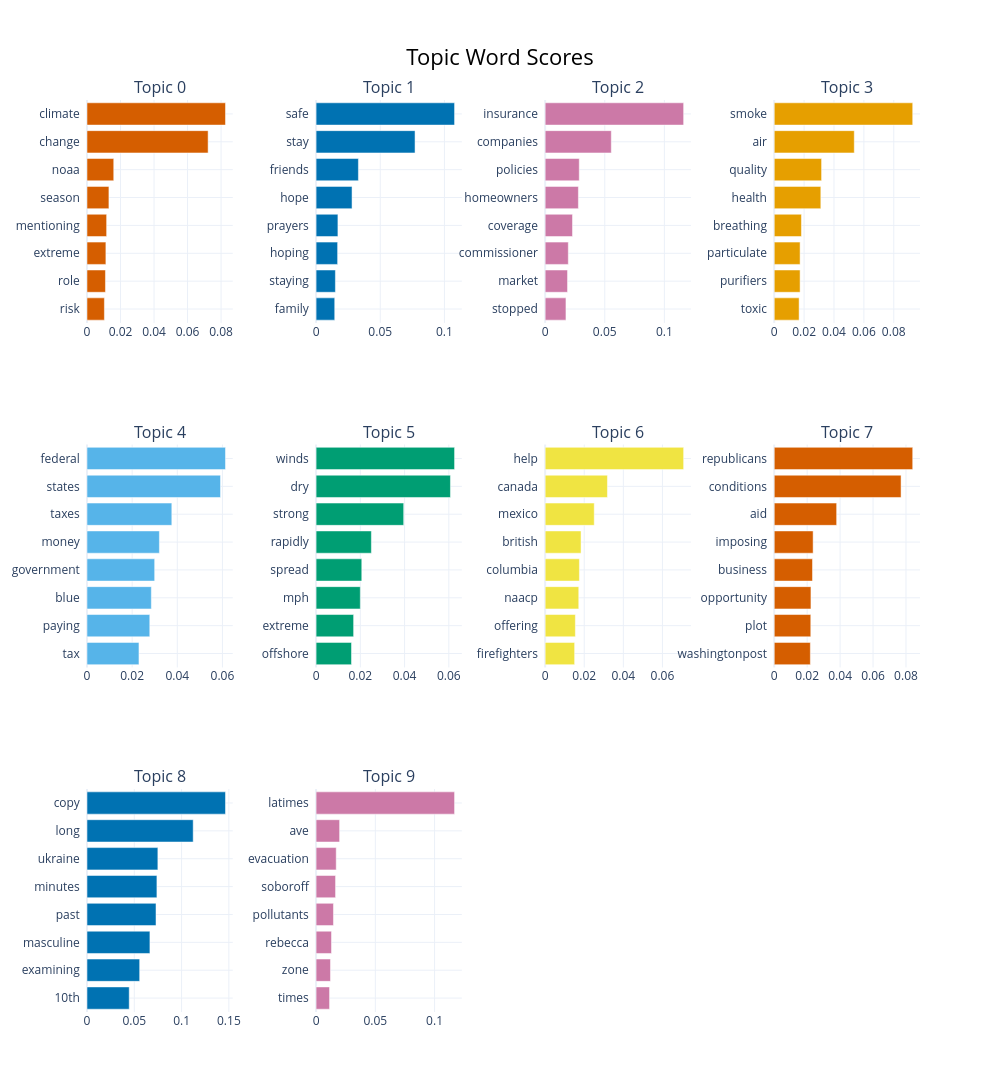

Source (notebook cell):
### Code cell
# Visualize overall topics - Bar chart
if topic_model_all is not None:
    fig = topic_model_all.visualize_barchart(top_n_topics=10, n_words=8, height=400)
    fig.write_html(str(OUTPUT_DIR / "overall_topics_barchart.html"))
    fig.show()

### Figure 1 — Plotly figure (JSON) as saved in the notebook; plotly's stock layout.template omitted (floating-point values rounded to 4 significant figures)
{"data": [{"marker": {"color": "#D55E00"}, "orientation": "h", "type": "bar", "x": [0.01038, 0.01101, 0.01127, 0.01171, 0.01308, 0.01596, 0.07227, 0.08263], "xaxis": "x", "y": ["risk  ", "role  ", "extreme  ", "mentioning  ", "season  ", "noaa  ", "change  ", "climate  "], "yaxis": "y"}, {"marker": {"color": "#0072B2"}, "orientation": "h", "type": "bar", "x": [0.01453, 0.01506, 0.01678, 0.01701, 0.02802, 0.03298, 0.07711, 0.1079], "xaxis": "x2", "y": ["family  ", "staying  ", "hoping  ", "prayers  ", "hope  ", "friends  ", "stay  ", "safe  "], "yaxis": "y2"}, {"marker": {"color": "#CC79A7"}, "orientation": "h", "type": "bar", "x": [0.01745, 0.01877, 0.01942, 0.02294, 0.02788, 0.02861, 0.05548, 0.1162], "xaxis": "x3", "y": ["stopped  ", "market  ", "commissioner  ", "coverage  ", "homeowners  ", "policies  ", "companies  ", "insurance  "], "yaxis": "y3"}, {"marker": {"color": "#E69F00"}, "orientation": "h", "type": "bar", "x": [0.01666, 0.01731, 0.01731, 0.01822, 0.03119, 0.0317, 0.05358, 0.09268], "xaxis": "x4", "y": ["toxic  ", "purifiers  ", "particulate  ", "breathing  ", "health  ", "quality  ", "air  ", "smoke  "], "yaxis": "y4"}, {"marker": {"color": "#56B4E9"}, "orientation": "h", "type": "bar", "x": [0.02302, 0.02781, 0.02851, 0.02998, 0.03207, 0.03758, 0.05915, 0.06135], "xaxis": "x5", "y": ["tax  ", "paying  ", "blue  ", "government  ", "money  ", "taxes  ", "states  ", "federal  "], "yaxis": "y5"}, {"marker": {"color": "#009E73"}, "orientation": "h", "type": "bar", "x": [0.01601, 0.01697, 0.01999, 0.02065, 0.025, 0.03961, 0.06073, 0.0626], "xaxis": "x6", "y": ["offshore  ", "extreme  ", "mph  ", "spread  ", "rapidly  ", "strong  ", "dry  ", "winds  "], "yaxis": "y6"}, {"marker": {"color": "#F0E442"}, "orientation": "h", "type": "bar", "x": [0.01508, 0.01545, 0.0172, 0.01752, 0.01836, 0.02512, 0.03187, 0.07085], "xaxis": "x7", "y": ["firefighters  ", "offering  ", "naacp  ", "columbia  ", "british  ", "mexico  ", "canada  ", "help  "], "yaxis": "y7"}, {"marker": {"color": "#D55E00"}, "orientation": "h", "type": "bar", "x": [0.02193, 0.0222, 0.0223, 0.02324, 0.02362, 0.0379, 0.07701, 0.08408], "xaxis": "x8", "y": ["washingtonpost  ", "plot  ", "opportunity  ", "business  ", "imposing  ", "aid  ", "conditions  ", "republicans  "], "yaxis": "y8"}, {"marker": {"color": "#0072B2"}, "orientation": "h", "type": "bar", "x": [0.04464, 0.05569, 0.06652, 0.07296, 0.07392, 0.07492, 0.1123, 0.1464], "xaxis": "x9", "y": ["10th  ", "examining  ", "masculine  ", "past  ", "minutes  ", "ukraine  ", "long  ", "copy  "], "yaxis": "y9"}, {"marker": {"color": "#CC79A7"}, "orientation": "h", "type": "bar", "x": [0.01138, 0.01216, 0.01302, 0.01466, 0.01644, 0.017, 0.01985, 0.1169], "xaxis": "x10", "y": ["times  ", "zone  ", "rebecca  ", "pollutants  ", "soboroff  ", "evacuation  ", "ave  ", "latimes  "], "yaxis": "y10"}], "layout": {"annotations": [{"font": {"size": 16}, "showarrow": false, "text": "Topic 0", "x": 0.0875, "xanchor": "center", "xref": "paper", "y": 1, "yanchor": "bottom", "yref": "paper"}, {"font": {"size": 16}, "showarrow": false, "text": "Topic 1", "x": 0.3625, "xanchor": "center", "xref": "paper", "y": 1, "yanchor": "bottom", "yref": "paper"}, {"font": {"size": 16}, "showarrow": false, "text": "Topic 2", "x": 0.6375, "xanchor": "center", "xref": "paper", "y": 1, "yanchor": "bottom", "yref": "paper"}, {"font": {"size": 16}, "showarrow": false, "text": "Topic 3", "x": 0.9125, "xanchor": "center", "xref": "paper", "y": 1, "yanchor": "bottom", "yref": "paper"}, {"font": {"size": 16}, "showarrow": false, "text": "Topic 4", "x": 0.0875, "xanchor": "center", "xref": "paper", "y": 0.6222, "yanchor": "bottom", "yref": "paper"}, {"font": {"size": 16}, "showarrow": false, "text": "Topic 5", "x": 0.3625, "xanchor": "center", "xref": "paper", "y": 0.6222, "yanchor": "bottom", "yref": "paper"}, {"font": {"size": 16}, "showarrow": false, "text": "Topic 6", "x": 0.6375, "xanchor": "center", "xref": "paper", "y": 0.6222, "yanchor": "bottom", "yref": "paper"}, {"font": {"size": 16}, "showarrow": false, "text": "Topic 7", "x": 0.9125, "xanchor": "center", "xref": "paper", "y": 0.6222, "yanchor": "bottom", "yref": "paper"}, {"font": {"size": 16}, "showarrow": false, "text": "Topic 8", "x": 0.0875, "xanchor": "center", "xref": "paper", "y": 0.2444, "yanchor": "bottom", "yref": "paper"}, {"font": {"size": 16}, "showarrow": false, "text": "Topic 9", "x": 0.3625, "xanchor": "center", "xref": "paper", "y": 0.2444, "yanchor": "bottom", "yref": "paper"}], "height": 1200, "hoverlabel": {"bgcolor": "white", "font": {"family": "Rockwell", "size": 16}}, "showlegend": false, "title": {"font": {"color": "Black", "size": 22}, "text": "Topic Word Scores", "x": 0.5, "xanchor": "center", "yanchor": "top"}, "width": 1000, "xaxis": {"anchor": "y", "domain": [0, 0.175], "showgrid": true}, "xaxis10": {"anchor": "y10", "domain": [0.275, 0.45], "showgrid": true}, "xaxis11": {"anchor": "y11", "domain": [0.55, 0.725], "showgrid": true}, "xaxis12": {"anchor": "y12", "domain": [0.825, 1], "showgrid": true}, "xaxis2": {"anchor": "y2", "domain": [0.275, 0.45], "showgrid": true}, "xaxis3": {"anchor": "y3", "domain": [0.55, 0.725], "showgrid": true}, "xaxis4": {"anchor": "y4", "domain": [0.825, 1], "showgrid": true}, "xaxis5": {"anchor": "y5", "domain": [0, 0.175], "showgrid": true}, "xaxis6": {"anchor": "y6", "domain": [0.275, 0.45], "showgrid": true}, "xaxis7": {"anchor": "y7", "domain": [0.55, 0.725], "showgrid": true}, "xaxis8": {"anchor": "y8", "domain": [0.825, 1], "showgrid": true}, "xaxis9": {"anchor": "y9", "domain": [0, 0.175], "showgrid": true}, "yaxis": {"anchor": "x", "domain": [0.7556, 1], "showgrid": true}, "yaxis10": {"anchor": "x10", "domain": [0, 0.2444], "showgrid": true}, "yaxis11": {"anchor": "x11", "domain": [0, 0.2444], "showgrid": true}, "yaxis12": {"anchor": "x12", "domain": [0, 0.2444], "showgrid": true}, "yaxis2": {"anchor": "x2", "domain": [0.7556, 1], "showgrid": true}, "yaxis3": {"anchor": "x3", "domain": [0.7556, 1], "showgrid": true}, "yaxis4": {"anchor": "x4", "domain": [0.7556, 1], "showgrid": true}, "yaxis5": {"anchor": "x5", "domain": [0.3778, 0.6222], "showgrid": true}, "yaxis6": {"anchor": "x6", "domain": [0.3778, 0.6222], "showgrid": true}, "yaxis7": {"anchor": "x7", "domain": [0.3778, 0.6222], "showgrid": true}, "yaxis8": {"anchor": "x8", "domain": [0.3778, 0.6222], "showgrid": true}, "yaxis9": {"anchor": "x9", "domain": [0, 0.2444], "showgrid": true}}}
